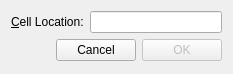
<?xml version="1.0" encoding="UTF-8"?>
<ui version="4.0">
 <class>GoToCellDialog</class>
 <widget class="QWidget" name="GoToCellDialog">
  <property name="geometry">
   <rect>
    <x>0</x>
    <y>0</y>
    <width>233</width>
    <height>74</height>
   </rect>
  </property>
  <property name="windowTitle">
   <string>Go to Cell</string>
  </property>
  <layout class="QVBoxLayout" name="verticalLayout">
   <item>
    <layout class="QHBoxLayout" name="horizontalLayout">
     <item>
      <widget class="QLabel" name="label">
       <property name="text">
        <string>&amp;Cell Location:</string>
       </property>
       <property name="buddy">
        <cstring>lineEdit</cstring>
       </property>
      </widget>
     </item>
     <item>
      <widget class="QLineEdit" name="lineEdit"/>
     </item>
    </layout>
   </item>
   <item>
    <layout class="QHBoxLayout" name="horizontalLayout_2">
     <item>
      <spacer name="horizontalSpacer">
       <property name="orientation">
        <enum>Qt::Horizontal</enum>
       </property>
       <property name="sizeHint" stdset="0">
        <size>
         <width>40</width>
         <height>20</height>
        </size>
       </property>
      </spacer>
     </item>
     <item>
      <widget class="QPushButton" name="cancelButton">
       <property name="text">
        <string>Cancel</string>
       </property>
      </widget>
     </item>
     <item>
      <widget class="QPushButton" name="okButton">
       <property name="enabled">
        <bool>false</bool>
       </property>
       <property name="text">
        <string>OK</string>
       </property>
       <property name="default">
        <bool>true</bool>
       </property>
      </widget>
     </item>
    </layout>
   </item>
  </layout>
 </widget>
 <tabstops>
  <tabstop>lineEdit</tabstop>
  <tabstop>cancelButton</tabstop>
  <tabstop>okButton</tabstop>
 </tabstops>
 <resources/>
 <connections/>
</ui>
